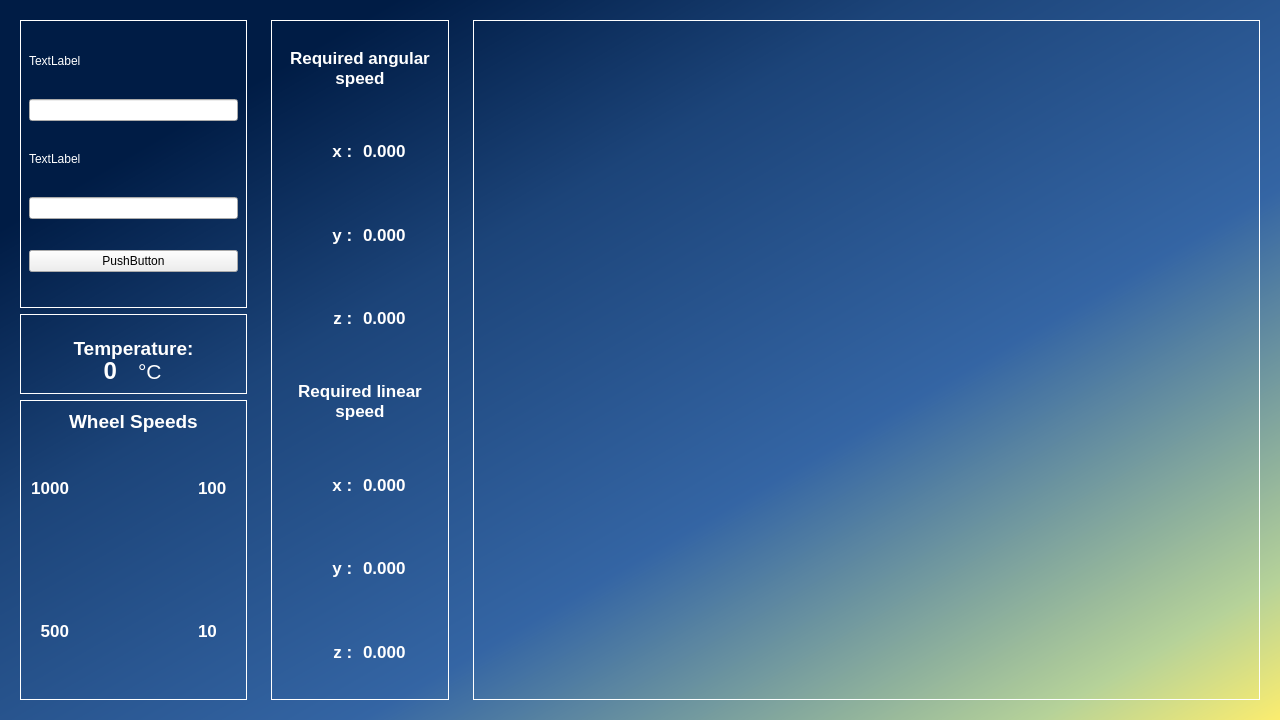
<?xml version="1.0" encoding="UTF-8"?>
<ui version="4.0">
 <class>MainWindow</class>
 <widget class="QWidget" name="MainWindow">
  <property name="geometry">
   <rect>
    <x>0</x>
    <y>0</y>
    <width>1280</width>
    <height>720</height>
   </rect>
  </property>
  <property name="minimumSize">
   <size>
    <width>1280</width>
    <height>720</height>
   </size>
  </property>
  <property name="windowTitle">
   <string>Form</string>
  </property>
  <property name="styleSheet">
   <string notr="true">#MainWindow{background-color: qlineargradient(spread:pad, x1:0.145, y1:0.169727, x2:1, y2:1, stop:0 rgba(0, 28, 69, 255), stop:0.238806 rgba(28, 68, 121, 255), stop:0.567164 rgba(52, 101, 164, 255), stop:0.885572 rgba(182, 210, 153, 255), stop:1 rgba(252, 237, 110, 255));}


</string>
  </property>
  <layout class="QVBoxLayout" name="verticalLayout_7">
   <item>
    <layout class="QHBoxLayout" name="horizontalLayout">
     <item>
      <widget class="QWidget" name="leftwidget" native="true">
       <property name="sizePolicy">
        <sizepolicy hsizetype="Maximum" vsizetype="Preferred">
         <horstretch>0</horstretch>
         <verstretch>0</verstretch>
        </sizepolicy>
       </property>
       <property name="styleSheet">
        <string notr="true"/>
       </property>
       <layout class="QVBoxLayout" name="verticalLayout">
        <item>
         <widget class="QWidget" name="connectwidget" native="true">
          <property name="sizePolicy">
           <sizepolicy hsizetype="Preferred" vsizetype="Preferred">
            <horstretch>0</horstretch>
            <verstretch>0</verstretch>
           </sizepolicy>
          </property>
          <property name="styleSheet">
           <string notr="true">#connectwidget{border: 1px solid white; padding: 5px;}</string>
          </property>
          <layout class="QVBoxLayout" name="verticalLayout_4">
           <item>
            <widget class="QLabel" name="label">
             <property name="sizePolicy">
              <sizepolicy hsizetype="Preferred" vsizetype="Fixed">
               <horstretch>0</horstretch>
               <verstretch>0</verstretch>
              </sizepolicy>
             </property>
             <property name="styleSheet">
              <string notr="true">color: rgb(255, 255, 255);</string>
             </property>
             <property name="text">
              <string>TextLabel</string>
             </property>
            </widget>
           </item>
           <item>
            <widget class="QLineEdit" name="lineEdit"/>
           </item>
           <item>
            <widget class="QLabel" name="label_2">
             <property name="sizePolicy">
              <sizepolicy hsizetype="Preferred" vsizetype="Fixed">
               <horstretch>0</horstretch>
               <verstretch>0</verstretch>
              </sizepolicy>
             </property>
             <property name="styleSheet">
              <string notr="true">color: rgb(255, 255, 255);</string>
             </property>
             <property name="text">
              <string>TextLabel</string>
             </property>
            </widget>
           </item>
           <item>
            <widget class="QLineEdit" name="lineEdit_2"/>
           </item>
           <item>
            <widget class="QPushButton" name="pushButton">
             <property name="text">
              <string>PushButton</string>
             </property>
            </widget>
           </item>
          </layout>
         </widget>
        </item>
        <item>
         <widget class="QWidget" name="temperatureWidget" native="true">
          <property name="maximumSize">
           <size>
            <width>16777215</width>
            <height>80</height>
           </size>
          </property>
          <property name="styleSheet">
           <string notr="true">#temperatureWidget{border: 1px solid white;}</string>
          </property>
          <layout class="QVBoxLayout" name="verticalLayout_8">
           <property name="spacing">
            <number>1</number>
           </property>
           <item>
            <spacer name="verticalSpacer_2">
             <property name="orientation">
              <enum>Qt::Vertical</enum>
             </property>
             <property name="sizeType">
              <enum>QSizePolicy::Minimum</enum>
             </property>
             <property name="sizeHint" stdset="0">
              <size>
               <width>20</width>
               <height>10</height>
              </size>
             </property>
            </spacer>
           </item>
           <item>
            <widget class="QLabel" name="label_15">
             <property name="sizePolicy">
              <sizepolicy hsizetype="Preferred" vsizetype="Preferred">
               <horstretch>0</horstretch>
               <verstretch>0</verstretch>
              </sizepolicy>
             </property>
             <property name="minimumSize">
              <size>
               <width>160</width>
               <height>30</height>
              </size>
             </property>
             <property name="maximumSize">
              <size>
               <width>1000</width>
               <height>30</height>
              </size>
             </property>
             <property name="font">
              <font>
               <pointsize>14</pointsize>
               <weight>75</weight>
               <bold>true</bold>
              </font>
             </property>
             <property name="styleSheet">
              <string notr="true">color: rgb(255, 255, 255);</string>
             </property>
             <property name="text">
              <string>Temperature:</string>
             </property>
             <property name="scaledContents">
              <bool>false</bool>
             </property>
             <property name="alignment">
              <set>Qt::AlignCenter</set>
             </property>
            </widget>
           </item>
           <item>
            <widget class="QWidget" name="horizontalWidget_5" native="true">
             <property name="minimumSize">
              <size>
               <width>0</width>
               <height>40</height>
              </size>
             </property>
             <property name="maximumSize">
              <size>
               <width>16777215</width>
               <height>60</height>
              </size>
             </property>
             <layout class="QHBoxLayout" name="horizontalLayout_2">
              <property name="spacing">
               <number>6</number>
              </property>
              <property name="sizeConstraint">
               <enum>QLayout::SetDefaultConstraint</enum>
              </property>
              <item>
               <spacer name="horizontalSpacer_3">
                <property name="orientation">
                 <enum>Qt::Horizontal</enum>
                </property>
                <property name="sizeType">
                 <enum>QSizePolicy::Minimum</enum>
                </property>
                <property name="sizeHint" stdset="0">
                 <size>
                  <width>50</width>
                  <height>1</height>
                 </size>
                </property>
               </spacer>
              </item>
              <item>
               <widget class="QLabel" name="TemperatureLabel">
                <property name="sizePolicy">
                 <sizepolicy hsizetype="Fixed" vsizetype="Preferred">
                  <horstretch>0</horstretch>
                  <verstretch>0</verstretch>
                 </sizepolicy>
                </property>
                <property name="maximumSize">
                 <size>
                  <width>16777215</width>
                  <height>40</height>
                 </size>
                </property>
                <property name="font">
                 <font>
                  <pointsize>18</pointsize>
                  <weight>75</weight>
                  <bold>true</bold>
                 </font>
                </property>
                <property name="styleSheet">
                 <string notr="true">color: rgb(255, 255, 255);</string>
                </property>
                <property name="text">
                 <string>0</string>
                </property>
                <property name="alignment">
                 <set>Qt::AlignRight|Qt::AlignTrailing|Qt::AlignVCenter</set>
                </property>
               </widget>
              </item>
              <item>
               <widget class="QLabel" name="celsius">
                <property name="sizePolicy">
                 <sizepolicy hsizetype="Fixed" vsizetype="Preferred">
                  <horstretch>0</horstretch>
                  <verstretch>0</verstretch>
                 </sizepolicy>
                </property>
                <property name="maximumSize">
                 <size>
                  <width>16777215</width>
                  <height>40</height>
                 </size>
                </property>
                <property name="font">
                 <font>
                  <pointsize>16</pointsize>
                 </font>
                </property>
                <property name="styleSheet">
                 <string notr="true">color: rgb(255, 255, 255);</string>
                </property>
                <property name="text">
                 <string>°C</string>
                </property>
               </widget>
              </item>
              <item>
               <spacer name="horizontalSpacer_4">
                <property name="orientation">
                 <enum>Qt::Horizontal</enum>
                </property>
                <property name="sizeType">
                 <enum>QSizePolicy::Minimum</enum>
                </property>
                <property name="sizeHint" stdset="0">
                 <size>
                  <width>50</width>
                  <height>1</height>
                 </size>
                </property>
               </spacer>
              </item>
             </layout>
            </widget>
           </item>
           <item>
            <spacer name="verticalSpacer">
             <property name="orientation">
              <enum>Qt::Vertical</enum>
             </property>
             <property name="sizeType">
              <enum>QSizePolicy::Minimum</enum>
             </property>
             <property name="sizeHint" stdset="0">
              <size>
               <width>20</width>
               <height>20</height>
              </size>
             </property>
            </spacer>
           </item>
          </layout>
         </widget>
        </item>
        <item>
         <widget class="QWidget" name="leftBotWidget" native="true">
          <property name="sizePolicy">
           <sizepolicy hsizetype="Preferred" vsizetype="Maximum">
            <horstretch>0</horstretch>
            <verstretch>0</verstretch>
           </sizepolicy>
          </property>
          <property name="minimumSize">
           <size>
            <width>0</width>
            <height>300</height>
           </size>
          </property>
          <property name="maximumSize">
           <size>
            <width>16777215</width>
            <height>300</height>
           </size>
          </property>
          <property name="styleSheet">
           <string notr="true">#leftBotWidget{border: 1px solid white; padding: 5px; }</string>
          </property>
          <layout class="QVBoxLayout" name="verticalLayout_3">
           <item>
            <widget class="QWidget" name="carBPwidget" native="true">
             <property name="styleSheet">
              <string notr="true">#carBPwidget{border-image: url(:/resources/images/carbp.png) 0 0 0 0 stretch stretch; margin-top: 30px; margin-left: 10px; margin-right: 10px;}</string>
             </property>
             <layout class="QHBoxLayout" name="horizontalLayout_3">
              <property name="spacing">
               <number>0</number>
              </property>
              <property name="leftMargin">
               <number>0</number>
              </property>
              <property name="topMargin">
               <number>0</number>
              </property>
              <property name="rightMargin">
               <number>0</number>
              </property>
              <property name="bottomMargin">
               <number>0</number>
              </property>
              <item>
               <layout class="QGridLayout" name="gridLayout">
                <item row="5" column="1">
                 <widget class="QLabel" name="label_13">
                  <property name="sizePolicy">
                   <sizepolicy hsizetype="Maximum" vsizetype="Maximum">
                    <horstretch>0</horstretch>
                    <verstretch>0</verstretch>
                   </sizepolicy>
                  </property>
                  <property name="maximumSize">
                   <size>
                    <width>100</width>
                    <height>40</height>
                   </size>
                  </property>
                  <property name="text">
                   <string/>
                  </property>
                 </widget>
                </item>
                <item row="2" column="0">
                 <widget class="QLabel" name="wheel1_label">
                  <property name="sizePolicy">
                   <sizepolicy hsizetype="Minimum" vsizetype="Maximum">
                    <horstretch>0</horstretch>
                    <verstretch>0</verstretch>
                   </sizepolicy>
                  </property>
                  <property name="minimumSize">
                   <size>
                    <width>40</width>
                    <height>0</height>
                   </size>
                  </property>
                  <property name="maximumSize">
                   <size>
                    <width>40</width>
                    <height>50</height>
                   </size>
                  </property>
                  <property name="font">
                   <font>
                    <pointsize>13</pointsize>
                    <weight>75</weight>
                    <bold>true</bold>
                   </font>
                  </property>
                  <property name="styleSheet">
                   <string notr="true">color: rgb(255, 255, 255);</string>
                  </property>
                  <property name="text">
                   <string>1000</string>
                  </property>
                  <property name="alignment">
                   <set>Qt::AlignBottom|Qt::AlignRight|Qt::AlignTrailing</set>
                  </property>
                 </widget>
                </item>
                <item row="3" column="1">
                 <widget class="QLabel" name="label_12">
                  <property name="text">
                   <string/>
                  </property>
                 </widget>
                </item>
                <item row="4" column="2">
                 <widget class="QLabel" name="wheel4_label">
                  <property name="enabled">
                   <bool>true</bool>
                  </property>
                  <property name="sizePolicy">
                   <sizepolicy hsizetype="Minimum" vsizetype="Maximum">
                    <horstretch>0</horstretch>
                    <verstretch>0</verstretch>
                   </sizepolicy>
                  </property>
                  <property name="minimumSize">
                   <size>
                    <width>40</width>
                    <height>0</height>
                   </size>
                  </property>
                  <property name="maximumSize">
                   <size>
                    <width>40</width>
                    <height>40</height>
                   </size>
                  </property>
                  <property name="font">
                   <font>
                    <pointsize>13</pointsize>
                    <weight>75</weight>
                    <bold>true</bold>
                   </font>
                  </property>
                  <property name="styleSheet">
                   <string notr="true">color: rgb(255, 255, 255);</string>
                  </property>
                  <property name="text">
                   <string>10</string>
                  </property>
                 </widget>
                </item>
                <item row="4" column="0">
                 <widget class="QLabel" name="wheel3_label">
                  <property name="sizePolicy">
                   <sizepolicy hsizetype="Minimum" vsizetype="Maximum">
                    <horstretch>0</horstretch>
                    <verstretch>0</verstretch>
                   </sizepolicy>
                  </property>
                  <property name="minimumSize">
                   <size>
                    <width>40</width>
                    <height>0</height>
                   </size>
                  </property>
                  <property name="maximumSize">
                   <size>
                    <width>40</width>
                    <height>40</height>
                   </size>
                  </property>
                  <property name="font">
                   <font>
                    <pointsize>13</pointsize>
                    <weight>75</weight>
                    <bold>true</bold>
                   </font>
                  </property>
                  <property name="styleSheet">
                   <string notr="true">color: rgb(255, 255, 255);</string>
                  </property>
                  <property name="text">
                   <string>500</string>
                  </property>
                  <property name="alignment">
                   <set>Qt::AlignRight|Qt::AlignTrailing|Qt::AlignVCenter</set>
                  </property>
                 </widget>
                </item>
                <item row="0" column="1">
                 <widget class="QLabel" name="label_11">
                  <property name="sizePolicy">
                   <sizepolicy hsizetype="Maximum" vsizetype="Maximum">
                    <horstretch>0</horstretch>
                    <verstretch>0</verstretch>
                   </sizepolicy>
                  </property>
                  <property name="maximumSize">
                   <size>
                    <width>16777215</width>
                    <height>25</height>
                   </size>
                  </property>
                  <property name="font">
                   <font>
                    <pointsize>14</pointsize>
                    <weight>75</weight>
                    <bold>true</bold>
                   </font>
                  </property>
                  <property name="styleSheet">
                   <string notr="true">color: rgb(255, 255, 255);</string>
                  </property>
                  <property name="text">
                   <string>Wheel Speeds</string>
                  </property>
                 </widget>
                </item>
                <item row="2" column="2">
                 <widget class="QLabel" name="wheel2_label">
                  <property name="sizePolicy">
                   <sizepolicy hsizetype="Minimum" vsizetype="Maximum">
                    <horstretch>0</horstretch>
                    <verstretch>0</verstretch>
                   </sizepolicy>
                  </property>
                  <property name="minimumSize">
                   <size>
                    <width>40</width>
                    <height>0</height>
                   </size>
                  </property>
                  <property name="maximumSize">
                   <size>
                    <width>40</width>
                    <height>50</height>
                   </size>
                  </property>
                  <property name="font">
                   <font>
                    <pointsize>13</pointsize>
                    <weight>75</weight>
                    <bold>true</bold>
                   </font>
                  </property>
                  <property name="styleSheet">
                   <string notr="true">color: rgb(255, 255, 255);</string>
                  </property>
                  <property name="text">
                   <string>100</string>
                  </property>
                  <property name="alignment">
                   <set>Qt::AlignBottom|Qt::AlignLeading|Qt::AlignLeft</set>
                  </property>
                 </widget>
                </item>
                <item row="1" column="1">
                 <widget class="QLabel" name="label_14">
                  <property name="sizePolicy">
                   <sizepolicy hsizetype="Preferred" vsizetype="Maximum">
                    <horstretch>0</horstretch>
                    <verstretch>0</verstretch>
                   </sizepolicy>
                  </property>
                  <property name="text">
                   <string/>
                  </property>
                 </widget>
                </item>
               </layout>
              </item>
             </layout>
            </widget>
           </item>
          </layout>
         </widget>
        </item>
       </layout>
      </widget>
     </item>
     <item>
      <widget class="QWidget" name="middlewidget" native="true">
       <property name="styleSheet">
        <string notr="true"/>
       </property>
       <layout class="QVBoxLayout" name="verticalLayout_6">
        <item>
         <widget class="QWidget" name="angular_linear_speed_widget" native="true">
          <property name="styleSheet">
           <string notr="true">#angular_linear_speed_widget{border: 1px solid white;}</string>
          </property>
          <layout class="QVBoxLayout" name="verticalLayout_9">
           <item>
            <widget class="QLabel" name="label_5">
             <property name="font">
              <font>
               <pointsize>13</pointsize>
               <weight>75</weight>
               <bold>true</bold>
              </font>
             </property>
             <property name="styleSheet">
              <string notr="true">color: rgb(255, 255, 255);</string>
             </property>
             <property name="text">
              <string>Required angular speed</string>
             </property>
             <property name="alignment">
              <set>Qt::AlignCenter</set>
             </property>
             <property name="wordWrap">
              <bool>true</bool>
             </property>
            </widget>
           </item>
           <item>
            <layout class="QHBoxLayout" name="horizontalLayout_6">
             <item>
              <spacer name="horizontalSpacer_5">
               <property name="orientation">
                <enum>Qt::Horizontal</enum>
               </property>
               <property name="sizeType">
                <enum>QSizePolicy::Minimum</enum>
               </property>
               <property name="sizeHint" stdset="0">
                <size>
                 <width>20</width>
                 <height>20</height>
                </size>
               </property>
              </spacer>
             </item>
             <item>
              <widget class="QLabel" name="label_4">
               <property name="font">
                <font>
                 <pointsize>13</pointsize>
                 <weight>75</weight>
                 <bold>true</bold>
                </font>
               </property>
               <property name="styleSheet">
                <string notr="true">color: rgb(255, 255, 255);</string>
               </property>
               <property name="text">
                <string>x : </string>
               </property>
               <property name="alignment">
                <set>Qt::AlignRight|Qt::AlignTrailing|Qt::AlignVCenter</set>
               </property>
              </widget>
             </item>
             <item>
              <widget class="QLabel" name="a_x">
               <property name="font">
                <font>
                 <pointsize>13</pointsize>
                 <weight>75</weight>
                 <bold>true</bold>
                </font>
               </property>
               <property name="styleSheet">
                <string notr="true">color: rgb(255, 255, 255);</string>
               </property>
               <property name="text">
                <string>0.000</string>
               </property>
              </widget>
             </item>
             <item>
              <spacer name="horizontalSpacer_6">
               <property name="orientation">
                <enum>Qt::Horizontal</enum>
               </property>
               <property name="sizeType">
                <enum>QSizePolicy::Minimum</enum>
               </property>
               <property name="sizeHint" stdset="0">
                <size>
                 <width>20</width>
                 <height>20</height>
                </size>
               </property>
              </spacer>
             </item>
            </layout>
           </item>
           <item>
            <layout class="QHBoxLayout" name="horizontalLayout_7">
             <item>
              <spacer name="horizontalSpacer_7">
               <property name="orientation">
                <enum>Qt::Horizontal</enum>
               </property>
               <property name="sizeType">
                <enum>QSizePolicy::Minimum</enum>
               </property>
               <property name="sizeHint" stdset="0">
                <size>
                 <width>20</width>
                 <height>20</height>
                </size>
               </property>
              </spacer>
             </item>
             <item>
              <widget class="QLabel" name="label_7">
               <property name="font">
                <font>
                 <pointsize>13</pointsize>
                 <weight>75</weight>
                 <bold>true</bold>
                </font>
               </property>
               <property name="styleSheet">
                <string notr="true">color: rgb(255, 255, 255);</string>
               </property>
               <property name="text">
                <string>y : </string>
               </property>
               <property name="alignment">
                <set>Qt::AlignRight|Qt::AlignTrailing|Qt::AlignVCenter</set>
               </property>
              </widget>
             </item>
             <item>
              <widget class="QLabel" name="a_y">
               <property name="font">
                <font>
                 <pointsize>13</pointsize>
                 <weight>75</weight>
                 <bold>true</bold>
                </font>
               </property>
               <property name="styleSheet">
                <string notr="true">color: rgb(255, 255, 255);</string>
               </property>
               <property name="text">
                <string>0.000</string>
               </property>
              </widget>
             </item>
             <item>
              <spacer name="horizontalSpacer_8">
               <property name="orientation">
                <enum>Qt::Horizontal</enum>
               </property>
               <property name="sizeType">
                <enum>QSizePolicy::Minimum</enum>
               </property>
               <property name="sizeHint" stdset="0">
                <size>
                 <width>20</width>
                 <height>20</height>
                </size>
               </property>
              </spacer>
             </item>
            </layout>
           </item>
           <item>
            <layout class="QHBoxLayout" name="horizontalLayout_8">
             <item>
              <spacer name="horizontalSpacer_9">
               <property name="orientation">
                <enum>Qt::Horizontal</enum>
               </property>
               <property name="sizeType">
                <enum>QSizePolicy::Minimum</enum>
               </property>
               <property name="sizeHint" stdset="0">
                <size>
                 <width>20</width>
                 <height>20</height>
                </size>
               </property>
              </spacer>
             </item>
             <item>
              <widget class="QLabel" name="label_8">
               <property name="font">
                <font>
                 <pointsize>13</pointsize>
                 <weight>75</weight>
                 <bold>true</bold>
                </font>
               </property>
               <property name="styleSheet">
                <string notr="true">color: rgb(255, 255, 255);</string>
               </property>
               <property name="text">
                <string>z : </string>
               </property>
               <property name="alignment">
                <set>Qt::AlignRight|Qt::AlignTrailing|Qt::AlignVCenter</set>
               </property>
              </widget>
             </item>
             <item>
              <widget class="QLabel" name="a_z">
               <property name="font">
                <font>
                 <pointsize>13</pointsize>
                 <weight>75</weight>
                 <bold>true</bold>
                </font>
               </property>
               <property name="styleSheet">
                <string notr="true">color: rgb(255, 255, 255);</string>
               </property>
               <property name="text">
                <string>0.000</string>
               </property>
              </widget>
             </item>
             <item>
              <spacer name="horizontalSpacer_10">
               <property name="orientation">
                <enum>Qt::Horizontal</enum>
               </property>
               <property name="sizeType">
                <enum>QSizePolicy::Minimum</enum>
               </property>
               <property name="sizeHint" stdset="0">
                <size>
                 <width>20</width>
                 <height>20</height>
                </size>
               </property>
              </spacer>
             </item>
            </layout>
           </item>
           <item>
            <widget class="QLabel" name="label_6">
             <property name="font">
              <font>
               <pointsize>13</pointsize>
               <weight>75</weight>
               <bold>true</bold>
              </font>
             </property>
             <property name="styleSheet">
              <string notr="true">color: rgb(255, 255, 255);</string>
             </property>
             <property name="text">
              <string>&lt;html&gt;&lt;head/&gt;&lt;body&gt;&lt;p&gt;Required linear &lt;br/&gt;speed&lt;/p&gt;&lt;/body&gt;&lt;/html&gt;</string>
             </property>
             <property name="alignment">
              <set>Qt::AlignCenter</set>
             </property>
             <property name="wordWrap">
              <bool>true</bool>
             </property>
            </widget>
           </item>
           <item>
            <layout class="QHBoxLayout" name="horizontalLayout_9">
             <item>
              <spacer name="horizontalSpacer_11">
               <property name="orientation">
                <enum>Qt::Horizontal</enum>
               </property>
               <property name="sizeType">
                <enum>QSizePolicy::Minimum</enum>
               </property>
               <property name="sizeHint" stdset="0">
                <size>
                 <width>20</width>
                 <height>20</height>
                </size>
               </property>
              </spacer>
             </item>
             <item>
              <widget class="QLabel" name="label_9">
               <property name="font">
                <font>
                 <pointsize>13</pointsize>
                 <weight>75</weight>
                 <bold>true</bold>
                </font>
               </property>
               <property name="styleSheet">
                <string notr="true">color: rgb(255, 255, 255);</string>
               </property>
               <property name="text">
                <string>x : </string>
               </property>
               <property name="alignment">
                <set>Qt::AlignRight|Qt::AlignTrailing|Qt::AlignVCenter</set>
               </property>
              </widget>
             </item>
             <item>
              <widget class="QLabel" name="l_x">
               <property name="font">
                <font>
                 <pointsize>13</pointsize>
                 <weight>75</weight>
                 <bold>true</bold>
                </font>
               </property>
               <property name="styleSheet">
                <string notr="true">color: rgb(255, 255, 255);</string>
               </property>
               <property name="text">
                <string>0.000</string>
               </property>
              </widget>
             </item>
             <item>
              <spacer name="horizontalSpacer_14">
               <property name="orientation">
                <enum>Qt::Horizontal</enum>
               </property>
               <property name="sizeType">
                <enum>QSizePolicy::Minimum</enum>
               </property>
               <property name="sizeHint" stdset="0">
                <size>
                 <width>20</width>
                 <height>20</height>
                </size>
               </property>
              </spacer>
             </item>
            </layout>
           </item>
           <item>
            <layout class="QHBoxLayout" name="horizontalLayout_10">
             <item>
              <spacer name="horizontalSpacer_12">
               <property name="orientation">
                <enum>Qt::Horizontal</enum>
               </property>
               <property name="sizeType">
                <enum>QSizePolicy::Minimum</enum>
               </property>
               <property name="sizeHint" stdset="0">
                <size>
                 <width>20</width>
                 <height>20</height>
                </size>
               </property>
              </spacer>
             </item>
             <item>
              <widget class="QLabel" name="label_10">
               <property name="font">
                <font>
                 <pointsize>13</pointsize>
                 <weight>75</weight>
                 <bold>true</bold>
                </font>
               </property>
               <property name="styleSheet">
                <string notr="true">color: rgb(255, 255, 255);</string>
               </property>
               <property name="text">
                <string>y : </string>
               </property>
               <property name="alignment">
                <set>Qt::AlignRight|Qt::AlignTrailing|Qt::AlignVCenter</set>
               </property>
              </widget>
             </item>
             <item>
              <widget class="QLabel" name="l_y">
               <property name="font">
                <font>
                 <pointsize>13</pointsize>
                 <weight>75</weight>
                 <bold>true</bold>
                </font>
               </property>
               <property name="styleSheet">
                <string notr="true">color: rgb(255, 255, 255);</string>
               </property>
               <property name="text">
                <string>0.000</string>
               </property>
              </widget>
             </item>
             <item>
              <spacer name="horizontalSpacer_15">
               <property name="orientation">
                <enum>Qt::Horizontal</enum>
               </property>
               <property name="sizeType">
                <enum>QSizePolicy::Minimum</enum>
               </property>
               <property name="sizeHint" stdset="0">
                <size>
                 <width>20</width>
                 <height>20</height>
                </size>
               </property>
              </spacer>
             </item>
            </layout>
           </item>
           <item>
            <layout class="QHBoxLayout" name="horizontalLayout_11">
             <item>
              <spacer name="horizontalSpacer_13">
               <property name="orientation">
                <enum>Qt::Horizontal</enum>
               </property>
               <property name="sizeType">
                <enum>QSizePolicy::Minimum</enum>
               </property>
               <property name="sizeHint" stdset="0">
                <size>
                 <width>20</width>
                 <height>20</height>
                </size>
               </property>
              </spacer>
             </item>
             <item>
              <widget class="QLabel" name="label_3">
               <property name="font">
                <font>
                 <pointsize>13</pointsize>
                 <weight>75</weight>
                 <bold>true</bold>
                </font>
               </property>
               <property name="styleSheet">
                <string notr="true">color: rgb(255, 255, 255);</string>
               </property>
               <property name="text">
                <string>z : </string>
               </property>
               <property name="alignment">
                <set>Qt::AlignRight|Qt::AlignTrailing|Qt::AlignVCenter</set>
               </property>
              </widget>
             </item>
             <item>
              <widget class="QLabel" name="l_z">
               <property name="font">
                <font>
                 <pointsize>13</pointsize>
                 <weight>75</weight>
                 <bold>true</bold>
                </font>
               </property>
               <property name="styleSheet">
                <string notr="true">color: rgb(255, 255, 255);</string>
               </property>
               <property name="text">
                <string>0.000</string>
               </property>
              </widget>
             </item>
             <item>
              <spacer name="horizontalSpacer_16">
               <property name="orientation">
                <enum>Qt::Horizontal</enum>
               </property>
               <property name="sizeType">
                <enum>QSizePolicy::Minimum</enum>
               </property>
               <property name="sizeHint" stdset="0">
                <size>
                 <width>20</width>
                 <height>20</height>
                </size>
               </property>
              </spacer>
             </item>
            </layout>
           </item>
           <item>
            <spacer name="horizontalSpacer_2">
             <property name="orientation">
              <enum>Qt::Horizontal</enum>
             </property>
             <property name="sizeType">
              <enum>QSizePolicy::Fixed</enum>
             </property>
             <property name="sizeHint" stdset="0">
              <size>
               <width>160</width>
               <height>1</height>
              </size>
             </property>
            </spacer>
           </item>
          </layout>
         </widget>
        </item>
       </layout>
      </widget>
     </item>
     <item>
      <widget class="QWidget" name="verticalWidget_2" native="true">
       <layout class="QVBoxLayout" name="verticalLayout_2">
        <item>
         <widget class="QWidget" name="rviz_widget" native="true">
          <property name="styleSheet">
           <string notr="true">#rviz_widget{border:1px solid white;}</string>
          </property>
          <layout class="QVBoxLayout" name="verticalLayout_5">
           <property name="leftMargin">
            <number>1</number>
           </property>
           <property name="topMargin">
            <number>1</number>
           </property>
           <property name="rightMargin">
            <number>1</number>
           </property>
           <property name="bottomMargin">
            <number>1</number>
           </property>
           <item>
            <layout class="QVBoxLayout" name="rviz_layout" stretch="0">
             <property name="spacing">
              <number>6</number>
             </property>
             <item>
              <spacer name="horizontalSpacer">
               <property name="orientation">
                <enum>Qt::Horizontal</enum>
               </property>
               <property name="sizeType">
                <enum>QSizePolicy::Expanding</enum>
               </property>
               <property name="sizeHint" stdset="0">
                <size>
                 <width>40</width>
                 <height>1</height>
                </size>
               </property>
              </spacer>
             </item>
            </layout>
           </item>
          </layout>
         </widget>
        </item>
       </layout>
      </widget>
     </item>
    </layout>
   </item>
  </layout>
 </widget>
 <resources/>
 <connections/>
</ui>
